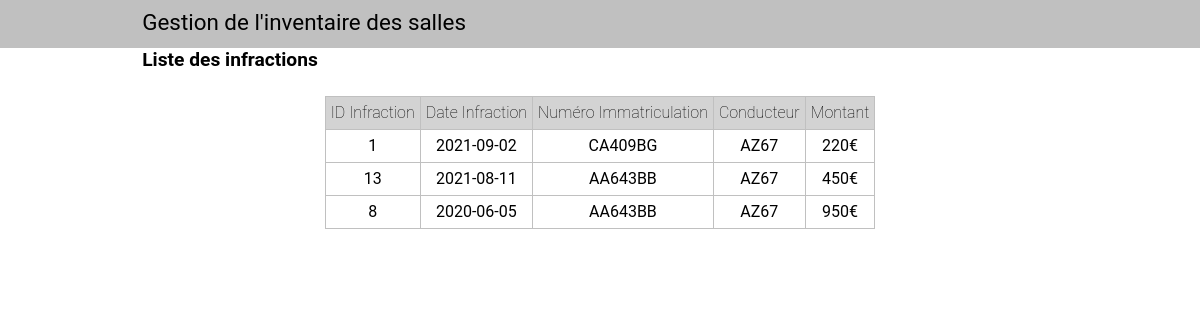
Screenshot of /inventaire/controleur/infractions.php (signed in) with the database file from the repository.
### tables this page shows
CREATE TABLE `infraction` (
  `id_inf` int(11) NOT NULL,
  `date_inf` date NOT NULL,
  `no_immat` varchar(8) NOT NULL,
  `no_permis` varchar(4) DEFAULT NULL,
  PRIMARY KEY (`id_inf`)
);

### inventaire/modele/connexion.php (called while the page is built, shortened)
<?php
class Connexion {
	private $db;
	function __construct() {
		$db_config['SGBD']		= 'mysql';
		$db_config['HOST']		= 'devbdd.iutmetz.univ-lorraine.fr';
		$db_config['DB_NAME']	= 'guillera2u_bdinfraction';
		$db_config['USER']		= 'guillera2u_appli';
		$db_config['PASSWORD']	= '32229052';
		try
		{
			$this->db = new PDO($db_config['SGBD'] .':host='. $db_config['HOST'] .';dbname='. $db_config['DB_NAME'],
								$db_config['USER'],	$db_config['PASSWORD'],
								array(PDO::MYSQL_ATTR_INIT_COMMAND => 'SET NAMES utf8'));
		}
		catch( Exception $exception )
		{
			die($exception->getMessage()) ;
		}
	}
	function execSQL(string $req, array $valeurs=[]) : array {
		try
		{
			$sql=$this->db->prepare($req);
			$sql->execute($valeurs);
			return $sql->fetchAll(PDO::FETCH_ASSOC);
		}
		catch( Exception $exception )
		{
			die($exception->getMessage()) ;
			$sql=[];
		}
		return $sql;
	}
}
?>

### inventaire/modele/infractionDAO.class.php (called while the page is built, shortened)
<?php
require_once("connexion.php");
require_once("infraction.class.php");
class InfractionDAO {
    private $bd;
    private $select;
    public function __construct() {
        $this->bd = new Connexion();
        $this->select = 'SELECT id_inf, date_inf, no_immat, no_permis FROM infraction';
    }
    private function loadQuery(array $result) : array {
        $infractions = [];
        foreach($result as $row) {
            $infraction = new Infraction();
            $infraction->setIdInf($row['id_inf']);
            $infraction->setDateInf($row['date_inf']);
            $infraction->setNoImmat($row['no_immat']);
            $infraction->setNoPermis($row['no_permis']);
            $infractions[] = $infraction;
        }
        return $infractions;
    }
    public function getByNoPermis(string $no_permis) : array {
        return $this->loadQuery($this->bd->execSQL($this->select . " WHERE no_permis = :no_permis", [':no_permis' => $no_permis]));
    }
}
?>

### inventaire/modele/infraction.class.php (called while the page is built, shortened)
<?php
class Infraction
{
    private $idInf;
    private $dateInf;
    private $noImmat;
    private $noPermis;
    public function __construct($idInf = '', $dateInf = '', $noImmat = '', $noPermis = '', $nature = '', $montant = 0)
    {
        $this->idInf = $idInf;
        $this->dateInf = $dateInf;
        $this->noImmat = $noImmat;
        $this->noPermis = $noPermis;
    }
    public function getIdInf() { return $this->idInf; }
    public function setIdInf($idInf) { $this->idInf = $idInf; }
    public function getDateInf() { return $this->dateInf; }
    public function setDateInf($dateInf) { $this->dateInf = $dateInf; }
    public function getNoImmat() { return $this->noImmat; }
    public function setNoImmat($noImmat) { $this->noImmat = $noImmat; }
    public function getNoPermis() { return $this->noPermis; }
    public function setNoPermis($noPermis) { $this->noPermis = $noPermis; }
}
?>

### inventaire/modele/delitByInfractionDAO.class.php (called while the page is built, shortened)
<?php
require_once("connexion.php");
require_once("delitByInfraction.class.php");
require_once("delitDAO.class.php");
class DelitByInfractionDAO {
    private $bd;
    private $select;
    function __construct() {
        $this->bd = new Connexion();
        $this->select = 'SELECT id_inf, id_delit FROM comprend';
    }
    private function loadQuery(array $result) : array {
        $delitDAO = new DelitDAO();
        $delitByInfractions = [];
        foreach ($result as $row) {
            $delit = $delitDAO->getByIdDelit($row['id_delit']);
            $delitByInfractions[] = new DelitByInfraction($row['id_inf'], $delit);
        }
        return $delitByInfractions;
    }
    function getByIdInf(string $id_inf) : array {
        return $this->loadQuery($this->bd->execSQL($this->select . " WHERE id_inf = :id_inf", [':id_inf' => $id_inf]));
    }
}
?>

### inventaire/modele/delitDAO.class.php (called while the page is built, shortened)
<?php
require_once("connexion.php");
require_once("delit.class.php");
class DelitDAO {
    private $bd;
    private $select;
    public function __construct() {
        $this->bd = new Connexion();
        $this->select = 'SELECT id_delit, nature, montant FROM delit';
    }
    private function loadQuery(array $result) : array {
        $delits = [];
        foreach ($result as $row) {
            $delit = new Delit();
            $delit->setIdDelit($row['id_delit']);
            $delit->setNature($row['nature']);
            $delit->setMontant($row['montant']);
            $delits[] = $delit;
        }
        return $delits;
    }
    public function getByIdDelit(string $id_delit) : Delit {
        $delit = new Delit();
        $delits = $this->loadQuery($this->bd->execSQL($this->select . " WHERE id_delit = :id_delit", [':id_delit' => $id_delit]));
        if (count($delits) > 0) {
            $delit = $delits[0];
        }
        return $delit;
    }
}
?>

### inventaire/modele/delitByInfraction.class.php (called while the page is built, shortened)
<?php
require_once("../modele/delit.class.php");
class DelitByInfraction {
    private $id_delit;
    function __construct(string $id_inf = '', Delit $id_delit = null) {
        $this->id_delit = $id_delit;
    }
    function getDelit() : Delit {
        return $this->id_delit;
    }
}
?>

### inventaire/modele/delit.class.php (called while the page is built, shortened)
<?php
class Delit {
    private $montant;
    public function __construct($id_delit = null, $nature = '', $montant = 0) {
        $this->montant = $montant;
    }
    public function getMontant() {
        return $this->montant;
    }
    public function setMontant($montant) {
        $this->montant = $montant;
    }
}
?>

### inventaire/controleur/infractions.php (the view, shortened to what this page needs)
<?php
require_once('../modele/infractionDAO.class.php');
require_once('../modele/delitDAO.class.php');
require_once('../modele/delitByInfractionDAO.class.php');
$infractionDAO = new InfractionDAO();
$delitByInfractionDAO = new DelitByInfractionDAO();
if ($_SESSION['is_admin']) $lesInfractions = $infractionDAO->getAll();
else $lesInfractions = $infractionDAO->getByNoPermis($_SESSION['username']);
$lignes = [];
foreach($lesInfractions as $uneInfraction) {
    $ch = '';
    $lesDelitsByInfraction = $delitByInfractionDAO->getByIdInf($uneInfraction->getIdInf());
    $lesDelits = [];
    foreach($lesDelitsByInfraction as $unDelitByInfraction) {
        $lesDelits[] = $unDelitByInfraction;
    }
    $montant = 0;
    foreach($lesDelits as $unDelit) {
        $montant += $unDelit->getDelit()->getMontant();
    }
    $ch .= '<td>' . $uneInfraction->getIdInf() . '</td>';
    $ch .= '<td>' . $uneInfraction->getDateInf() . '</td>';
    $ch .= '<td>' . $uneInfraction->getNoImmat() . '</td>';
    $ch .= '<td>' . $uneInfraction->getNoPermis() . '</td>';
    $ch .= '<td>' . $montant . '€</td>';
    $lignes[] = "<tr>$ch</tr>";
}
require_once('../vue/infractions.view.php');
?>

### inventaire/vue/infractions.view.php (shortened to what this page needs)
<!DOCTYPE html>
<html lang="fr">
<head>
    <link rel="stylesheet" href="../vue/style/style.css">
</head>
<body>
<?php require_once('../vue/header.php'); ?>
<section>
    <label></label>
    <h1>Liste des infractions</h1>
</section>
    <table border="1">
        <thead>
            <tr>
                <th>ID Infraction</th>
                <th>Date Infraction</th>
                <th>Numéro Immatriculation</th>
                <th>Conducteur</th>
                <th>Montant</th>
            </tr>
        </thead>
        <tbody>
            <?php echo implode("", $lignes); ?>
        </tbody>
    </table>
</body>
</html>

### inventaire/vue/header.php
<header>
    <section>
        <span></span>
        <h1>Gestion de l'inventaire des salles</h1>
    </section>
</header>

### inventaire/vue/style/style.css (style rules this page uses)
* { margin : 0; padding : 0; box-sizing : border-box; }
body { font-family : Roboto,Arial, sans-serif; width:auto; }
h1 { font-size : 1.2em; }
header { background-color : silver; }
header h1 { font-weight: normal; line-height: 2em; font-size : 1.4em; }
section { min-height : 3em; text-align : left; display : grid; grid-template-columns : 1fr 8fr; grid-gap : 10px; }
label { text-align : right; }
table { margin : auto; }
table, td, th { border : 1px solid silver; border-collapse : collapse; line-height : 2em; }
td, th { padding-left : 5px; padding-right : 5px; }
th { background-color: lightgrey; font-weight: lighter; }
td { min-width : 4em; text-align : center; }

### rows the page displays
infraction: id_inf "1", date_inf "2021-09-02", no_immat "CA409BG", no_permis "AZ67"
infraction: id_inf "13", date_inf "2021-08-11", no_immat "AA643BB", no_permis "AZ67"
infraction: id_inf "8", date_inf "2020-06-05", no_immat "AA643BB", no_permis "AZ67"

### other values shown
$montant "220 450 950"
